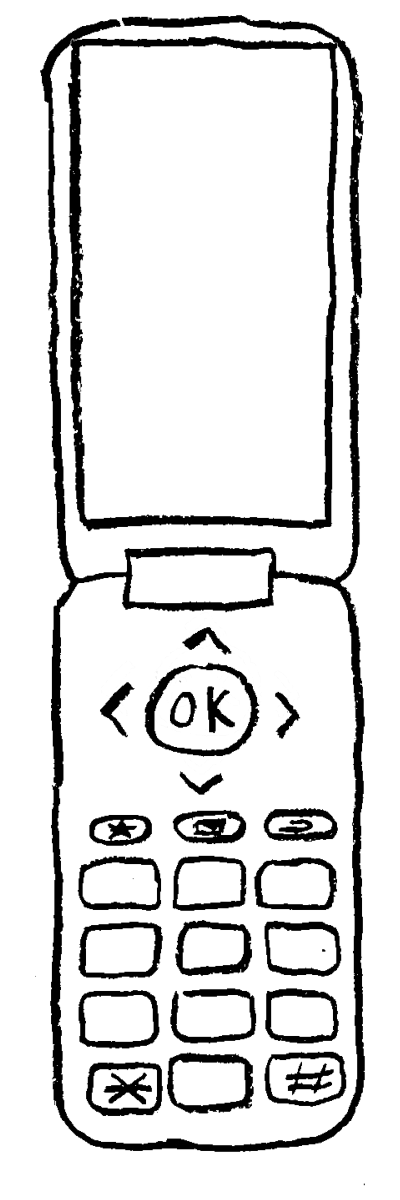
#> input picture redesign_2026/assets/flipphone_bigscreen.png, 1200 x 3600 px (shown at 1/3 size)
$ python make_dpad_arrows.py
#> lines starting #> are read from the running program, lines starting #| are printed output that depends on the picture; after the words box and inside, x2 and y2 are one past the last pixel; in counts of white or black regions, pixels touching at a corner belong together
#!/usr/bin/env python3
"""
Turn assets/sync-arrow.png into the four d-pad arrows.

Marco drew the chevron; this isolates it, matches it to the handset's pen
weight, and rotates it into up / right / down / left, written to
assets/dpad-{dir}.png. The build inlines those as base64, which is why the
source size matters: the original is 5000x4000 with the ink in one corner, and
inlining that raw would have added most of a megabyte of empty canvas to a page
that is already 6MB.

    python3 build/make_dpad_arrows.py && python3 build/build.py

Re-run if the drawing is replaced.

Two things this gets right that the naive version did not:

1. IT CROPS TO THE CHEVRON, NOT TO THE ALPHA BBOX. The scan carries faint
   specks of dust and pencil below and right of the stroke. They are nearly
   invisible but they are not transparent, so cropping to `getbbox()` produced
   a box much larger than the chevron, with the chevron sitting in its
   top-left. Every arrow then rendered off-centre -- and in a DIFFERENT
   direction per rotation, which is what made the d-pad look crooked. We
   threshold to real ink and keep the largest connected blob.

2. IT MATCHES THE HANDSET'S PEN. A stroke is a fixed width in the artwork
   (~4px at 560px wide) no matter how big the thing it draws is. Scaling the
   chevron down to d-pad size scaled its stroke down with it, so it landed at
   about a third of the weight of every other line on the phone and read as a
   hairline. We measure the handset's stroke and this one with the SAME
   estimator -- so any bias cancels -- and dilate until they agree.
"""
import sys, pathlib
import numpy as np
import cv2
from PIL import Image

ROOT = pathlib.Path(__file__).resolve().parent.parent
SRC  = ROOT / "assets" / "sync-arrow.png"
ART  = ROOT / "assets" / "flipphone_bigscreen.png"
SIZE = 128          # output canvas; ~44px on screen, so comfortably retina

# How wide the arrow is IN ARTWORK PIXELS.
#
# Walking out from the OK circle's centre along each axis, the ink sits at
# these radii (artwork px, circle interior radius 41):
#
#   right   K 7..14,  ring 41..44   -> clear 15..40, 26px of room
#   left    O 5..9 and 19..23, ring 42..44 -> clear 24..41, 18px  <- the binding one
#   up      ring 42..45            -> clear 1..41
#   down    ring 42..45            -> clear 1..41
#
# So the left arrow has 18px to live in and everything else follows from that.
# A chevron is 107/128 as tall as it is wide, so a 13px box is 10.9px across
# turned on its side: centred at radius 32.5 it spans 27.1..37.9 and clears
# both the O and the rim by 3px. 15px left barely 2px and read as touching.
# build/trace_screen.py imports this to place the keys and set background-size.
ARROW_ART_W = 13

MEASURE = 512       # a fixed width to compare stroke weights at, nothing more


def must(c, m):
    if not c:
        sys.exit("ARROWS FAILED: " + m)


def ink_mask(path):
    """Real ink only: opaque AND dark. Faint scanner dust fails both."""
    im = Image.open(path).convert("RGBA")
#> im is the input picture: PIL image 1200x3600 RGBA; mean R, G, B, A 1.7, 1.7, 1.7, 32.7
    a = np.array(im)
    return ((a[..., 3] > 128) & (a[..., :3].mean(axis=2) < 110)).astype(np.uint8), im.size


def ink_grey(path):
    """The same ink, but keeping how solid each pixel is.

    The handset art is 78% partial-alpha -- marker on paper, and that soft
    speckled edge is most of what makes it look drawn. Binarising the chevron
    threw all of it away and the arrows came back looking like vector clip-art
    sitting on a drawing.
    """
    a = np.array(Image.open(path).convert("RGBA"))
    dark = 255 - a[..., :3].mean(axis=2)
    return np.minimum(a[..., 3], dark).astype(np.uint8)


def stroke_width(mask):
    """Typical stroke width, via the distance transform's ridge.

    Every pixel gets its distance to the nearest edge; along the centre line of
    a stroke that distance is half the stroke's width, and it is a local
    maximum there. Taking the median over those ridge pixels gives the typical
    half-width regardless of how long, bent or branched the stroke is.

    Area-over-skeleton-length was the obvious alternative and it is wrong here:
    the morphological skeleton over-counts at elbows, so a short fat chevron
    reads much thinner than it is and the dilation loop overshoots badly. The
    handset is dozens of long thin lines and the chevron is one short bent one,
    so the bias does not cancel between them.
    """
    dist = cv2.distanceTransform(mask, cv2.DIST_L2, 5)
    peak = cv2.dilate(dist, np.ones((3, 3), np.float32))
    ridge = dist[(dist > 0.6) & (dist >= peak - 1e-6)]
    return float(np.median(ridge) * 2) if ridge.size else 0.0


def art_grain(path):
    """The handset's own edge grain, as a zero-centred field.

    Blur the art's alpha and subtract it: what is left is the high-frequency
    wobble of marker on paper, with the shapes themselves removed.
    """
    a = np.array(Image.open(path).convert("RGBA"))[..., 3].astype(np.float32)
    grain = a - cv2.GaussianBlur(a, (0, 0), 1.6)
    sd = grain.std()
    return grain / sd if sd > 1e-6 else grain


def roughen(alpha, grain):
    """Imprint that grain on the arrow's outline.

    Marco drew the chevron far larger than the phone's lines were drawn, so
    shrinking it to d-pad size shrinks its grain past the point of visibility --
    12x down, and a clean vector edge is what comes back. No amount of care in
    the dilation fixes that: the texture has to be put back at the size it is
    seen. It is the handset's own grain, not invented noise, rescaled so its
    features land at the size they land at on the rest of the drawing, and used
    as a wobbling threshold so the outline wanders rather than the fill going
    blotchy.

    GRAIN_SCALE: the art draws at about 1.38x on a phone and the arrow at about
    0.26x, so the art's grain has to be blown up ~5.3x to read the same size.
    GRAIN_AMP: how far the edge is allowed to wander, in eighths of a pixel of
    the finished arrow. Past about 60 it starts eating the tips of the chevron.
    """
    GRAIN_SCALE, GRAIN_AMP = 5.3, 46.0
    h, w = alpha.shape
    gh, gw = grain.shape
    tile = cv2.resize(grain, (round(gw * GRAIN_SCALE), round(gh * GRAIN_SCALE)),
                      interpolation=cv2.INTER_LINEAR)
    # take it from the middle of the art, where the strokes are, not a margin
    y0, x0 = (tile.shape[0] - h) // 2, (tile.shape[1] - w) // 2
    field = tile[y0:y0 + h, x0:x0 + w]

    a = alpha.astype(np.float32)
    edge = cv2.GaussianBlur(a, (0, 0), 2.0)
    band = np.clip(1.0 - np.abs(edge - 128.0) / 128.0, 0, 1)   # only near the outline
    out = np.clip(a + GRAIN_AMP * field * band, 0, 255)
    # a whisker of blur so the new edge is not stair-stepped
    return cv2.GaussianBlur(out, (0, 0), 0.6).astype(np.uint8)


def main():
    must(SRC.exists(), f"{SRC} missing")
    must(ART.exists(), f"{ART} missing - the pen weight is measured off it")

    # ---- what does the handset's pen weigh? ------------------------------
    art_mask, (artW, _) = ink_mask(ART)
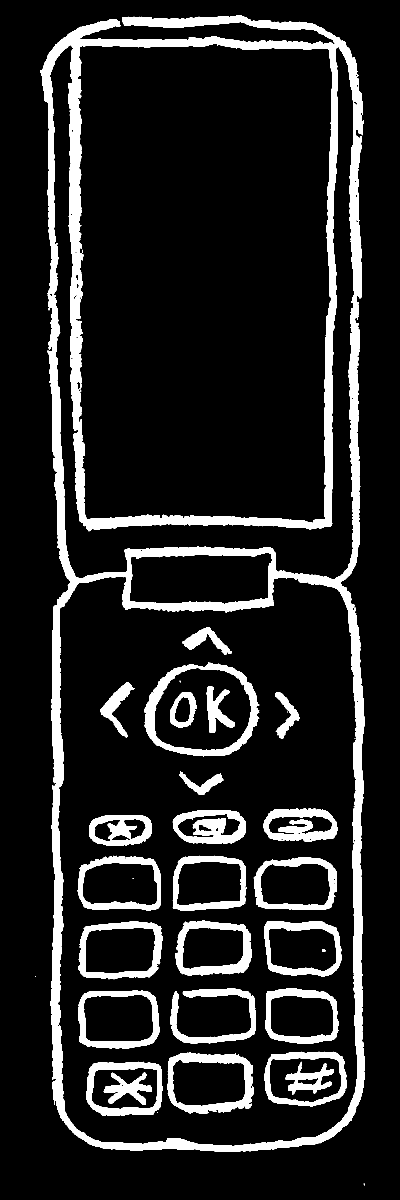
#> art_mask: shape (3600, 1200) (shown at 1/3 size); values 0 (black) and 1 (white), 12.8% white; 39 white regions (12 under 20 px), largest, box (x1, y1, x2, y2) and area: (121, 46, 1094, 3455) 324162, (434, 1988, 778, 2271) 18367, (501, 3158, 761, 3340) 14609
#> artW = 1200
    art_stroke = stroke_width(art_mask)
#> in stroke_width, `dist = cv2.distanceTransform(mask, cv2.DIST_L2, 5)`:
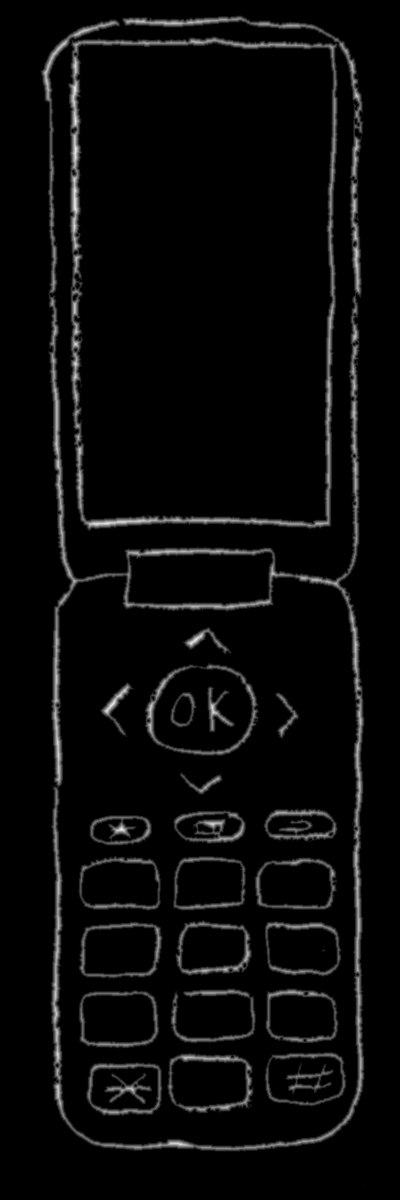
#> dist: shape (3600, 1200) float32 (shown at 1/3 size); min 0, max 17.6, mean 0.677; drawn with min black and max white
#> in stroke_width, `ridge = dist[(dist > 0.6) & (dist >= peak - 1e-6)]`: ridge = 17866 values, max 17.6 at index 9580, min 1 at index 0, mean 9.12
#> art_stroke = 18
    must(art_stroke > 0, "measured a zero-width stroke on the handset art")

    # ---- isolate the chevron --------------------------------------------
    mask, src_size = ink_mask(SRC)
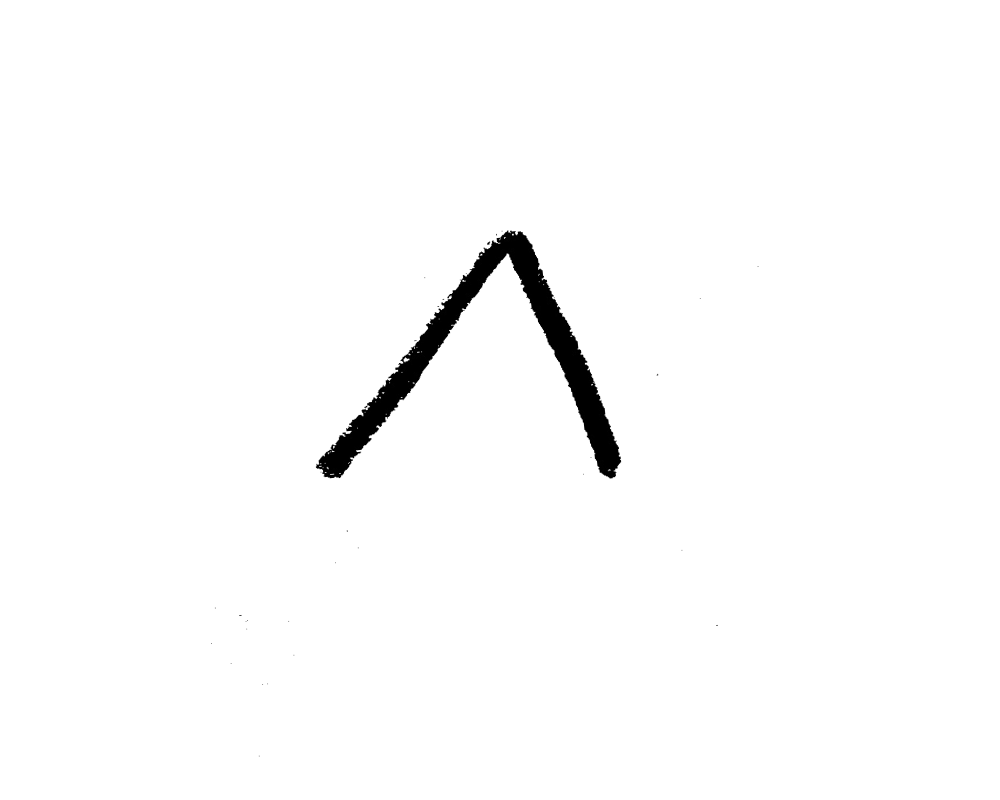
#> input picture redesign_2026/assets/sync-arrow.png, 5000 x 4000 px (shown at 1/5 size)
#> in ink_mask, im is the input picture: PIL image 5000x4000 RGBA; mean R, G, B, A 0, 0, 0, 4.1
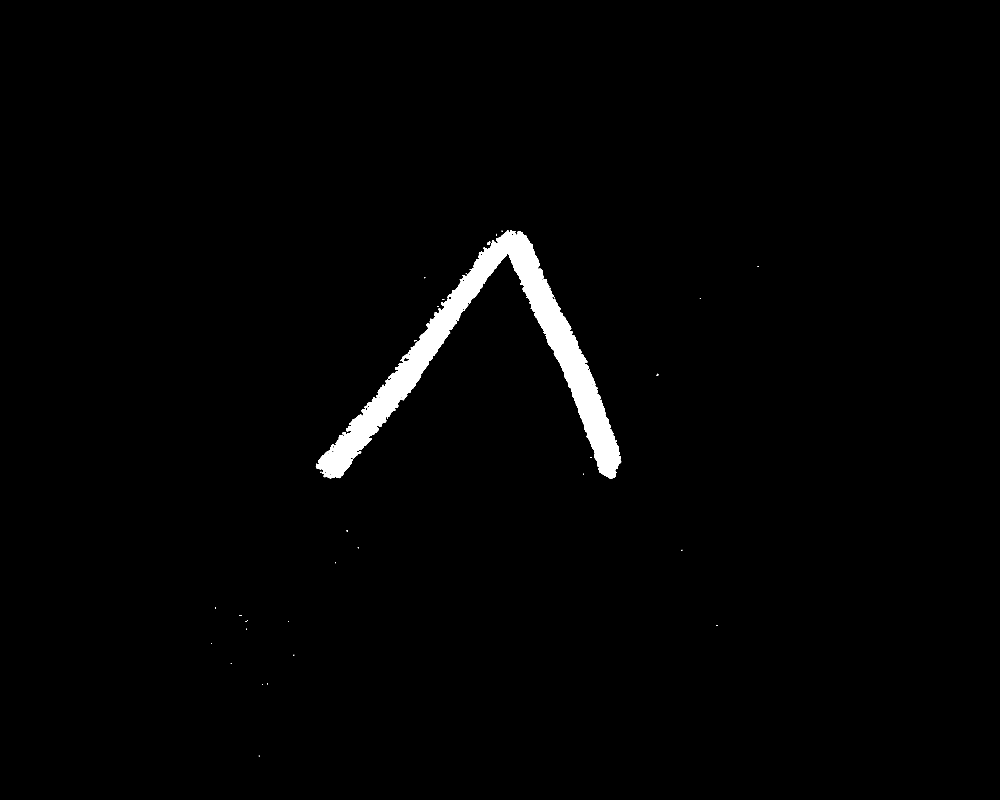
#> mask: shape (4000, 5000) (shown at 1/5 size); values 0 (black) and 1 (white), 1.6% white; 35 white regions (24 under 20 px), largest, box (x1, y1, x2, y2) and area: (1579, 1151, 3106, 2392) 315193, (2436, 1206, 2451, 1223) 145, (1821, 2029, 1837, 2042) 104
#> src_size = (5000, 4000)
    must(mask.sum() > 0, "the source has no ink above threshold - is it a faint scan?")
    n, lab, stats, _ = cv2.connectedComponentsWithStats(mask, 8)
#> lab: shape (4000, 5000) int32; 36 distinct labels, from 0 to 35
#> n = 36; stats = 36 rows, first 6: [0, 0, 5000, 4000, 19684045], [1579, 1151, 1527, 1241, 315193], [2508, 1154, 4, 4, 12], [2481, 1169, 4, 8, 27], [2436, 1206, 15, 17, 145], [3789, 1331, 3, 4, 11]
    must(n > 1, "no connected ink found in the source")
    keep = 1 + int(np.argmax(stats[1:, cv2.CC_STAT_AREA]))
#> keep = 1
    x, y, w, h, area = stats[keep]
#> x = 1579; y = 1151; w = 1527; h = 1241; area = 315193
    dropped = int(mask.sum()) - int(area)
#> dropped = 762
    must(w > 20 and h > 20, f"the chevron is only {w}x{h}px - too small to use")

    # the silhouette decides WHICH ink is the chevron; the grey decides how
    # solid each pixel of it is
    sel = (lab[y:y + h, x:x + w] == keep)
#> sel: shape (1241, 1527) bool; 16.6% white; 1 white region, box (x1, y1, x2, y2) and area: (0, 0, 1527, 1241) 315193
    chev = sel.astype(np.uint8)
    chev_grey = np.where(sel, ink_grey(SRC)[y:y + h, x:x + w], 0).astype(np.uint8)

    # ---- match the pen ---------------------------------------------------
    # Thicken at the SCAN'S OWN resolution. Shrinking the chevron first and
    # dilating the small copy was what made these look like clip-art: the
    # downscale averaged away the marker's ragged edge, and then a smooth
    # kernel drew a smooth new one. At 1:1 the dilation radius is large
    # compared to the grain, so the grain rides along.
    # Room to grow, too: cv2.dilate does not enlarge the array, it clips
    # against it, and the ink runs right up to all four edges of its bbox.
    big = np.pad(chev_grey, max(w, h) // 3)
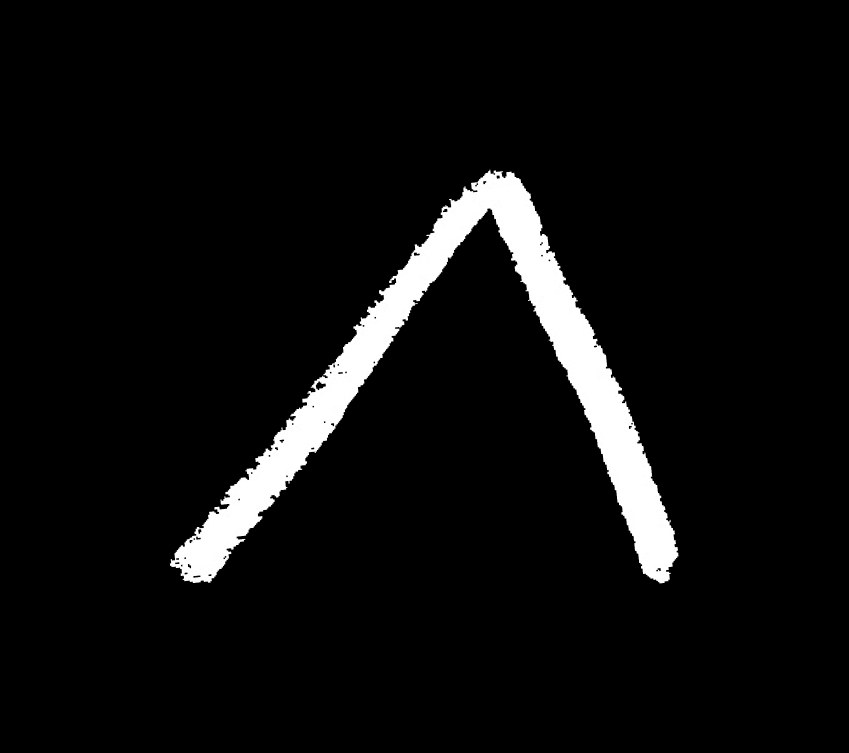
#> big: shape (2259, 2545) (shown at 1/3 size); min 0, max 255, mean 13.9

    target = art_stroke * (MEASURE / ARROW_ART_W)   # the handset's pen, at MEASURE
#> target = 708.9

    def normalised(m):
        """Trim to the ink and rescale to a fixed width for measuring.

        Measuring has to happen here, not on the padded working array.
        Dilation widens the whole chevron as well as its stroke, so a stroke
        that hits the target mid-loop is thinner than the target once the
        result is scaled back to the size it is actually drawn at. This closes
        that loop: what we measure is the geometry that ships.
        """
        ys, xs = np.nonzero(m > 127)
        cut = m[ys.min():ys.max() + 1, xs.min():xs.max() + 1]
        ch, cw = cut.shape
#> ch = 1241; cw = 1527
        return cv2.resize(cut, (MEASURE, max(1, round(ch * MEASURE / cw))),
                          interpolation=cv2.INTER_AREA)
#> returned value: shape (416, 512)

    solid = lambda g: (g > 127).astype(np.uint8)   # for measuring only

    def grow(r):
        """Grayscale dilation by radius r. A max filter over a soft edge pushes
        that edge outward and keeps its profile, where dilating a binarised
        mask would hand back a clean hard one."""
        if r <= 0:
            return big
        k = cv2.getStructuringElement(cv2.MORPH_ELLIPSE, (2 * r + 1, 2 * r + 1))
        return cv2.dilate(big, k)

    before = stroke_width(solid(normalised(big)))
#> in stroke_width (call 2), `dist = cv2.distanceTransform(mask, cv2.DIST_L2, 5)`:
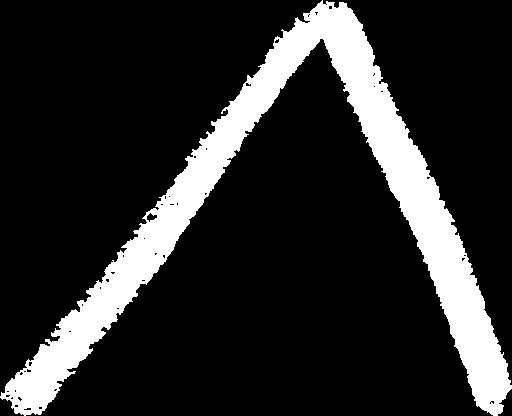
#> mask: shape (416, 512); values 0 (black) and 1 (white), 16.5% white; 1 white region, box (x1, y1, x2, y2) and area: (0, 0, 512, 416) 35206
#> in stroke_width (call 2), `ridge = dist[(dist > 0.6) & (dist >= peak - 1e-6)]`: ridge = 393 values, max 21.17 at index 47, min 1 at index 0, mean 8.64
#> before = 7.19
    must(before > 0, "measured a zero-width stroke on the chevron")

    # bisect the radius rather than stepping: at full scan resolution the step
    # count would be in the hundreds, and each one costs a distance transform
    lo, hi = 0, max(w, h) // 4
#> lo = 0; hi = 381
    must(stroke_width(solid(normalised(grow(hi)))) >= target,
         "cannot reach the handset's stroke weight even at the maximum radius")
#> in grow, `k = cv2.getStructuringElement(cv2.MORPH_ELLIPSE, (2 * r + 1, 2 * r + 1))`:
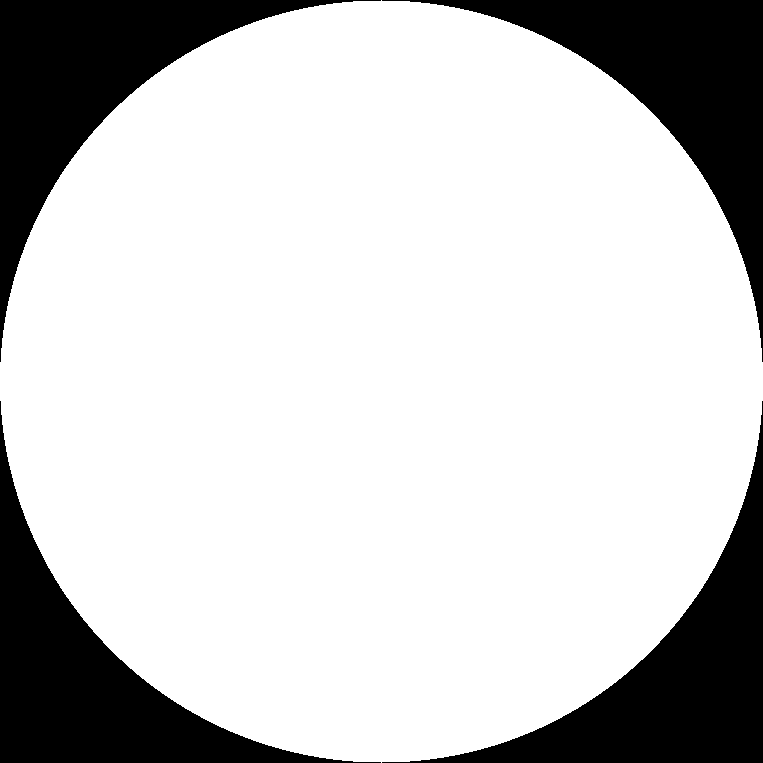
#> k: shape (763, 763); values 0 (black) and 1 (white), 78.5% white; 4 black regions, box (x1, y1, x2, y2) and area: (0, 0, 381, 362) 31342, (382, 0, 763, 362) 31342, (0, 401, 381, 763) 31342, (382, 401, 763, 763) 31342
#> (the run stopped early here; a loop or call above may not have finished)
